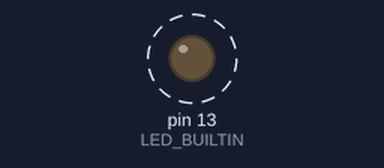
Recording of a sketch running on a simulated Arduino Uno, built with avr-gcc and run on an emulated ATmega328P. Shown: output pins drawn as LEDs (lit = HIGH). Dashed ring = blinking. What the sketch prints to the serial monitor is not drawn.

Above: at 0.5 s.
Timing chart, 0 to 4.6 s (numbered marks = the images above):
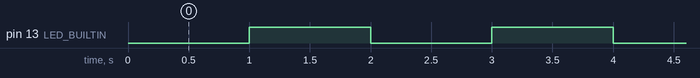

Measured:
- by itself, pin 13 (LED_BUILTIN): alternates HIGH for 1.0 s and LOW for 1.0 s

The sketch:

serial_heartbeat_test.ino
```cpp
void setup() {
  pinMode(LED_BUILTIN, OUTPUT);
  Serial.begin(115200);
}

void loop() {
  static unsigned long last_ms = 0;
  if (millis() - last_ms >= 1000) {
    last_ms = millis();
    digitalWrite(LED_BUILTIN, !digitalRead(LED_BUILTIN));
    Serial.print("HEARTBEAT,");
    Serial.println(millis());
  }
}
```
